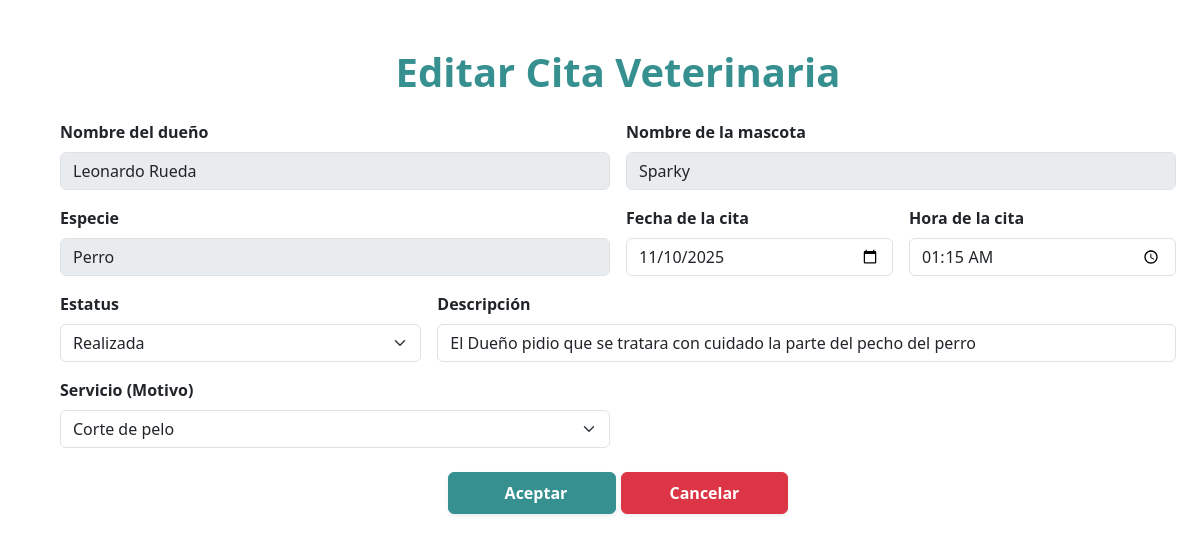
Before: /editar/1/ (signed in) with the older database file.
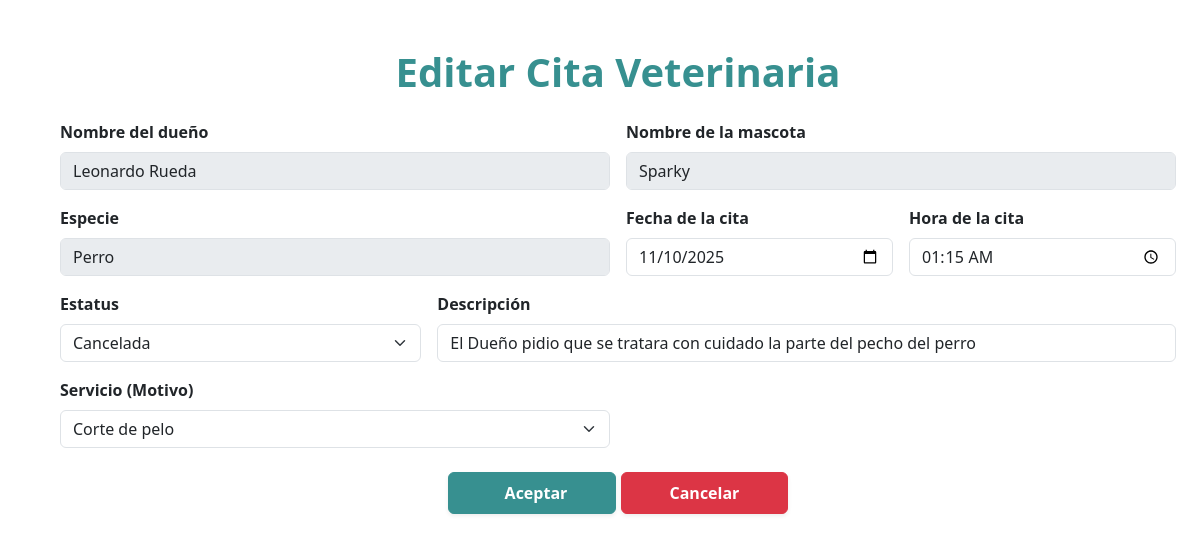
After: the same page with the newer database file.
### app/models.py (models this page shows, shortened)
class Cita_Veterinaria(models.Model):
    nombre_dueño = models.CharField(max_length=100)
    nombre_mascota = models.CharField(max_length=100)
    especie = models.CharField(max_length=100)
    fecha_cita = models.DateField()
    hora_cita = models.TimeField()
    estatus_cita = models.CharField(max_length=100)
    descripcion = models.TextField(blank=True, null=True)
    servicio = models.ForeignKey(Servicio, on_delete=models.PROTECT, null=True)
    class Meta:
        permissions = [
            ("consulta_full_edit", "Puede cambiar todos los elementos de una cita."),
        ]

class Servicio(models.Model):
    nombre = models.CharField(max_length=100)
    descripcion = models.TextField(blank=True, null=True)
    precio = models.DecimalField(max_digits=10, decimal_places=2)

### app/views.py (the view, shortened to what this page needs)
# urls.py: path('editar/<int:id>/', views.editar_Cita_Veterinaria, name='editar'),
@login_required
def editar_Cita_Veterinaria(request, id):
    cita_veterinaria = get_object_or_404(Cita_Veterinaria, id=id)
    listar_servicio = Servicio.objects.all()
    consulta_full_edit = request.user.has_perm('app.consulta_full_edit')
    return render(request, 'editar.html', {
        'cita_veterinaria': cita_veterinaria,
        'servicio': listar_servicio,
        'consulta_full_edit': consulta_full_edit
    })

### app/templates/editar.html (shortened to what this page needs)
{% load static %}
<!DOCTYPE html>
<html lang="en">
<head>
    <link rel="stylesheet" href="{% static 'css/editar.css' %}">
    <link href="https://cdn.jsdelivr.net/npm/bootstrap@5.3.8/dist/css/bootstrap.min.css" rel="stylesheet">
</head>
<body>
    <main class="container m-5">
    <h1 class="text-center mb-4 fw-bold color">Editar Cita Veterinaria</h1>
    <form method="POST">
        {% if consulta_full_edit %}
        <div class="row g-3">
            <div class="col-md-6">
                <label for="nombre_dueño" class="form-label fw-semibold">Nombre del dueño</label>
                <input  readonly type="text" name="nombre_dueño" id="nombre_dueño" class="form-control" value="{{ cita_veterinaria.nombre_dueño }}" pattern="[A-Za-z\s]+" placeholder="Ej. Edgar" required>
            </div>
            <div class="col-md-6">
                <label for="nombre_mascota" class="form-label fw-semibold">Nombre de la mascota</label>
                <input readonly type="text" name="nombre_mascota" id="nombre_mascota" class="form-control" value="{{ cita_veterinaria.nombre_mascota }}" pattern="[A-Za-z\s]+" placeholder="Ej. Rocky" required>
            </div>
            <div class="col-md-6">
                <label for="especie" class="form-label fw-semibold">Especie</label>
                <input readonly type="text" name="especie" id="especie" class="form-control" value="{{ cita_veterinaria.especie }}" pattern="[A-Za-z\s]+" placeholder="Ej. Perro, Gato" required>
            </div>
            <div class="col-md-3">
                <label for="fecha_cita" class="form-label fw-semibold">Fecha de la cita</label>
                <input type="date" name="fecha_cita" id="fecha_cita" class="form-control" value="{{ cita_veterinaria.fecha_cita|date:'Y-m-d' }}" required>
            </div>
            <div class="col-md-3">
                <label for="hora_cita" class="form-label fw-semibold">Hora de la cita</label>
                <input type="time" name="hora_cita" id="hora_cita" class="form-control" value="{{ cita_veterinaria.hora_cita|time:'H:i' }}" required>
            </div>
            <div class="col-md-4">
                <label for="estatus_cita" class="form-label fw-semibold" >Estatus</label>
                <select name="estatus_cita" id="estatus_cita" class="form-select" >
                    <option value="Realizada" {% if cita_veterinaria.estatus_cita == 'Realizada' %}selected{% endif %}>Realizada</option>
                    <option value="Cancelada" {% if cita_veterinaria.estatus_cita == 'Cancelada' %}selected{% endif %}>Cancelada</option>
                </select>
            </div>
            <div class="col-md-8">
                <label for="descripcion" class="form-label fw-semibold">Descripción</label>
                <input type="text" name="descripcion" id="descripcion" class="form-control"  value="{{ cita_veterinaria.descripcion }}" placeholder="Detalles de la cita">
            </div>
            <div class="col-md-6">
                <label for="servicio" class="form-label fw-semibold">Servicio (Motivo)</label>
                <select name="servicio" id="servicio" class="form-select">
                {% for servicios in servicio %}
                    <option value="{{ servicios.id }}" {% if servicios.id == cita_veterinaria.servicio.id %}selected{% endif %}>{{ servicios.nombre }}</option>
                {% endfor %}
                </select>
            </div>
        {% endif %}
        <div class="col-12 text-center mt-4">
            <button type="submit" class="btn btn-success px-5 py-2 fw-semibold shadow-sm">
             Aceptar
            </button>
            <a href="{% url 'listar' %}" class="btn btn-danger px-5 py-2 fw-semibold shadow-sm">Cancelar</a>
        </div>
        </div>
    </form>
    </main>
</body>
</html>

Changed rows visible on the page:
changed Cita_Veterinaria "Leonardo Rueda": estatus_cita "Realizada" → "Cancelada"
